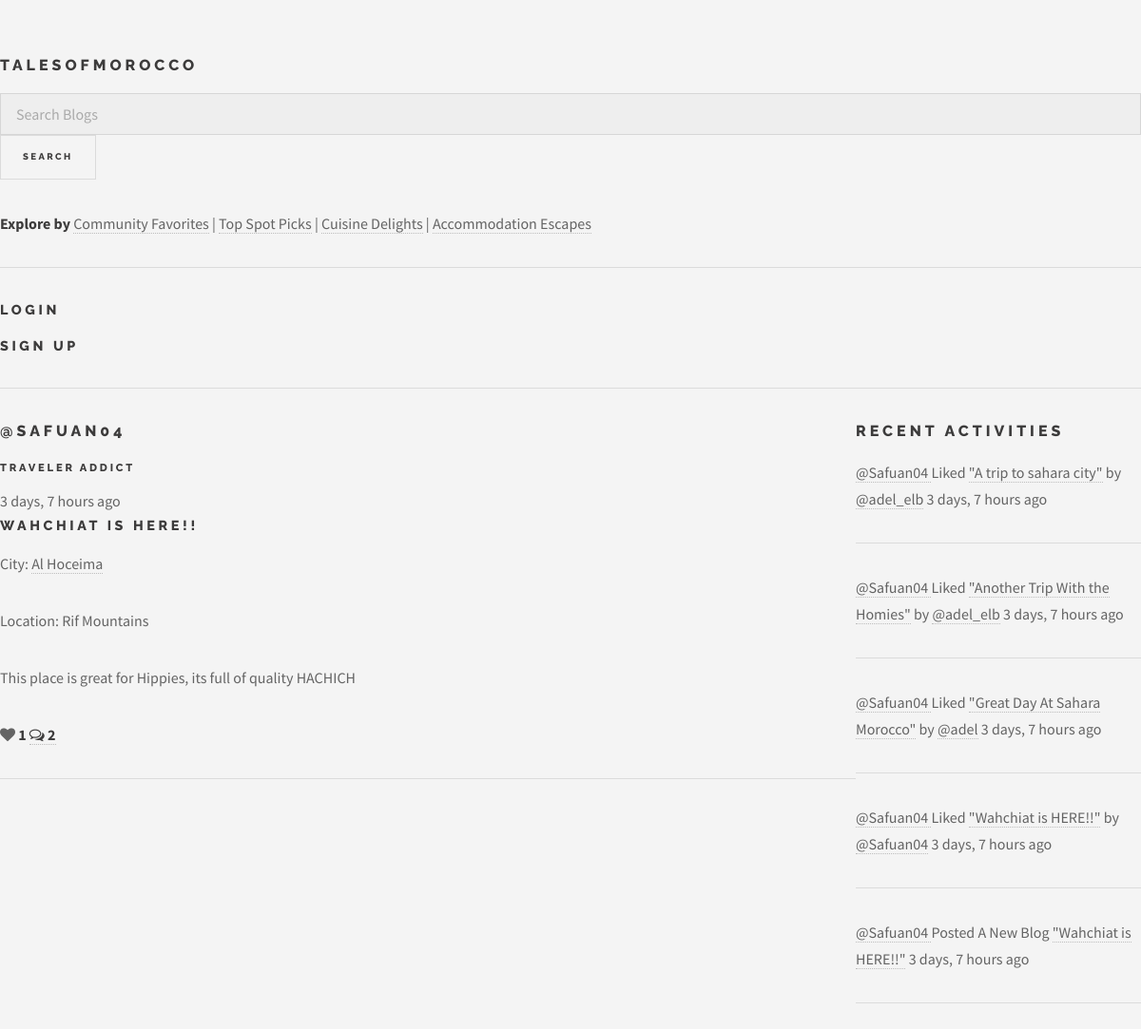
The page /profile/7/ on the database its author committed.
### base/models.py (models this page shows, shortened)
class User(AbstractUser):
    name = models.CharField(max_length=200, null=True, blank=False)
    email = models.EmailField(unique=True, null=False, blank=False)
    bio = models.TextField(null=True, blank=True)
    avatar = models.ImageField(null=True, default="default.jpg")
    USERNAME_FIELD = 'email'
    REQUIRED_FIELDS = []

class BlogPost(models.Model):
    author = models.ForeignKey(User, on_delete=models.CASCADE, null=True)
    title = models.CharField(max_length=200)
    city = models.ForeignKey(City, on_delete=models.SET_NULL, null=True)
    specific_location = models.CharField(max_length=200, null=True, blank=True)
    description = models.TextField(null=False, blank=False)
    food = models.CharField(max_length=200, blank=True)
    food_rating = models.IntegerField(null=True, blank=True,
                                      validators=[MinValueValidator(1),
                                                  MaxValueValidator(5)])
    accommodation = models.CharField(max_length=200, blank=True)
    accommodation_rating = models.IntegerField(null=True, blank=True,
                                               validators=[MinValueValidator(1),
                                                           MaxValueValidator(5)])
    picture = models.ImageField(null=True, blank=True)
    likes = models.IntegerField(default=0)
    updated = models.DateTimeField(auto_now=True)
    created = models.DateTimeField(auto_now_add=True)
    class Meta:
        ordering = ['-created']
    def class_name(self) -> str:
        return self.__class__.__name__

class City(models.Model):
    name = models.CharField(max_length=200)
    def __str__(self) -> str:
        return self.name

class Like(models.Model):
    user = models.ForeignKey(User, on_delete=models.CASCADE)
    blogPost = models.ForeignKey(BlogPost, on_delete=models.CASCADE)
    created = models.DateTimeField(auto_now_add=True)
    def class_name(self) -> str:
        return self.__class__.__name__

### base/views.py (the view)
# urls.py: path('profile/<str:pk>/', views.profilePage, name='profile'),
def profilePage(request, pk):
    user = User.objects.get(id=int(pk))
    posts = BlogPost.objects.filter(author__id=int(pk))
    postSetup(request, posts)
    user_comments = user.comment_set.all()
    user_likes = user.like_set.all()
    activities = sorted(
        chain(posts, user_comments, user_likes),
        key=attrgetter('created'),
        reverse=True
    )
    context = {
        'title': 'Profile Page',
        'user': user,
        'posts': posts,
        'activities': activities[:10]
    }
    return render(request, 'profile.html', context)

### base/views.py (called while the page is built)
def postSetup(request, posts):
    for post in posts:
        post.comments = post.comment_set.all()
    user_likes = None;
    if request.user.is_authenticated:
        user_likes = Like.objects.filter(user=request.user)
    for post in posts:
        post.user_liked = user_likes.filter(blogPost=post).exists() if user_likes else False

### base/templates/profile.html (shortened to what this page needs)
{% extends 'layout.html' %}
{% load static %}
{% block content %}
<div class="profile-container">
  <div class="user-posts">
    <h1><a href="{% url 'profile' user.id %}">@{{ user.username }}</a></h1>
    {% if user.bio %}
    <h5>{{ user.bio }}</h5>
    {% endif %}
    <div>
      {% for post in posts %}
      <div>
        <small>{{ post.created | timesince }} ago</small>
          <h3><a href="{% url 'blog' post.id %}">{{ post.title }}</a></h3>
          <p>City: <a href="{% url 'city-blogs' post.city.id %}">{{ post.city }}</a></p>
          <p>Location: {{ post.specific_location }}</p>
          <p>{{ post.description }}</p>
          <i class="fa fa-heart {% if post.user_liked %}liked{% endif %}" data-post-id="{{ post.id }}"></i>
          <b><span id="like-{{ post.id }}">{% if post.likes > 0 %}{{ post.likes }}{% endif %}</span>
          <a class="comment-link" href="{% url 'blog' post.id %}"><i class="fa fa-comments-o"></i>
          <span>   {% if post.comments.count > 0 %}{{ post.comments.count }}{% endif %}</span></b></a>
          <hr>
      </div>
      {% endfor %}
    </div>
  </div>
  <div class="user-activities">
    {% include 'activity_feed.html' %}
  </div>
</div>
{% endblock content %}

### base/templates/activity_feed.html (shortened to what this page needs)
<div class="activity">
    <h1>Recent Activities</h1>
    {% for activity in activities %}
    {% if activity.class_name == 'Like' %}
    <p><a href="{% url 'profile' activity.user.id %}">@{{ activity.user.username }}
    </a> Liked <a href="{% url 'blog' activity.blogPost.id %}">"{{ activity.blogPost.title }}"</a>
     by <a href="{% url 'profile' activity.blogPost.author.id %}">
        @{{ activity.blogPost.author.username }}</a> <small>{{ activity.created | timesince }} ago</small></p>
    <hr>
    {% else %}
    <p><a href="{% url 'profile' activity.author.id %}">@{{ activity.author.username }}
    </a> Posted A New Blog <a href="{% url 'blog' activity.id %}">"{{ activity.title }}"</a>
    <small>{{ activity.created | timesince }} ago</small></p>
    <hr>
    {% endif %}
    {% endfor %}
</div>

### static/styles/main.css (style rules this page uses)
html, body, div, span, applet, object, iframe, h1, h2, h3, h4, h5, h6, p, blockquote, pre, a, abbr, acronym, address, big, cite, code, del, dfn, em, img, ins, kbd, q, s, samp, small, strike, strong, sub, sup, tt, var, b, u, i, center, dl, dt, dd, ol, ul, li, fieldset, form, label, legend, table, caption, tbody, tfoot, thead, tr, th, td, article, aside, canvas, details, embed, figure, figcaption, footer, header, hgroup, menu, nav, output, ruby, section, summary, time, mark, audio, video { margin: 0; padding: 0; border: 0; font-size: 100%; font: inherit; vertical-align: baseline; }
body { line-height: 1; }
body { -webkit-text-size-adjust: none; }
body { -ms-overflow-style: scrollbar; }
html { box-sizing: border-box; }
*, *:before, *:after { box-sizing: inherit; }
body { background: #f4f4f4; }
body, input, select, textarea { color: #646464; font-family: "Source Sans Pro", Helvetica, sans-serif; font-size: 14pt; font-weight: 400; line-height: 1.75; }
@media screen and (max-width: 1680px) { body, input, select, textarea { font-size: 12pt; } }
@media screen and (max-width: 1280px) { body, input, select, textarea { font-size: 12pt; } }
a { -moz-transition: color 0.2s ease, border-bottom-color 0.2s ease; -webkit-transition: color 0.2s ease, border-bottom-color 0.2s ease; -ms-transition: color 0.2s ease, border-bottom-color 0.2s ease; transition: color 0.2s ease, border-bottom-color 0.2s ease; border-bottom: dotted 1px rgba(160, 160, 160, 0.65); color: inherit; text-decoration: none; }
a:before { -moz-transition: color 0.2s ease; -webkit-transition: color 0.2s ease; -ms-transition: color 0.2s ease; transition: color 0.2s ease; }
strong, b { color: #3c3b3b; font-weight: 700; }
em, i { font-style: italic; }
p { margin: 0 0 2em 0; }
h1, h2, h3, h4, h5, h6 { color: #3c3b3b; font-family: "Raleway", Helvetica, sans-serif; font-weight: 800; letter-spacing: 0.25em; line-height: 1.65; margin: 0 0 1em 0; text-transform: uppercase; }
h1 a, h2 a, h3 a, h4 a, h5 a, h6 a { color: inherit; border-bottom: 0; }
h3 { font-size: 0.9em; }
h5 { font-size: 0.7em; }
hr { border: 0; border-bottom: solid 1px rgba(160, 160, 160, 0.3); margin: 2em 0; }
body { padding-top: 3.5em; }

### base/templates/profile.html (style rules this page uses)
.profile-container { display: grid; grid-template-columns: 3fr 1fr; }

### rows shown on the page
User: username "SAFUAN04", bio "TRAVELER ADDICT"
BlogPost: created "3 days, 7 hours", title "WAHCHIAT IS HERE!!", city "Al Hoceima", specific_location "Rif Mountains", description "This place is great for Hippies, its full of quality HACHICH", likes "1", comments.count "2", author.username "Safuan04", title "Wahchiat is HERE!!"
Like: user.username "Safuan04", blogPost "A trip to sahara city", blogPost.author.username "adel_elb", created "3 days, 7 hours"
Like: user.username "Safuan04", blogPost "Another Trip With the Homies", blogPost.author.username "adel_elb", created "3 days, 7 hours"
Like: user.username "Safuan04", blogPost "Great Day At Sahara Morocco", blogPost.author.username "adel", created "3 days, 7 hours"
Like: user.username "Safuan04", blogPost "Wahchiat is HERE!!", blogPost.author.username "Safuan04", created "3 days, 7 hours"
